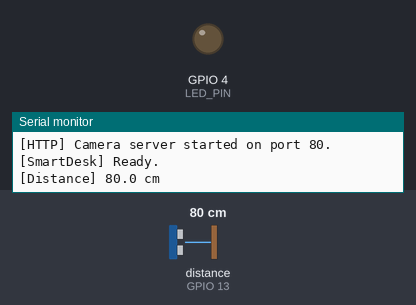
This sketch was run on a simulated ESP32. On the bench: output pins drawn as LEDs (lit = HIGH), the last lines printed to the serial monitor. Wiring (inferred from the names in the program): ultrasonic range finder: trigger GPIO 12; echo GPIO 13. Inputs (shaded band) come from the test bench; at power-on: distance to the obstacle (sensor on GPIO 13) 80 cm. The echo pulse lasts 58.3 µs per cm; WiFi joins after 1.5 s; servers stay silent unless stated; uploads are accepted with an empty reply; the camera gives no picture; pins used as bus, display or sensor lines are not drawn.

Above: at 3.4 s.
At 5.16 s:
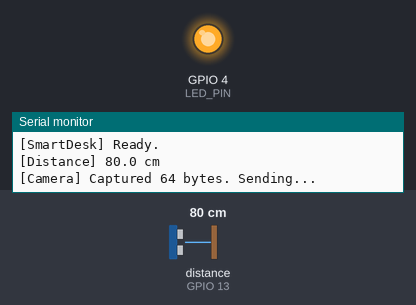
Timing chart, 0 to 8.3 s (numbered marks = the images above):
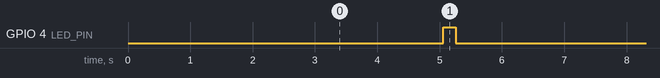

Measured:
- by itself, GPIO 4 (LED_PIN): alternates HIGH for 0.20 s and LOW for 4.8 s

The sketch:

smart_desk_esp32.ino
```cpp
/*
 * SmartDesk ESP32-CAM Firmware
 * =============================
 * Hardware:
 *   - ESP32-CAM (AI-Thinker module)
 *   - HC-SR04 Ultrasonic Sensor
 *     TRIG → GPIO 12
 *     ECHO → GPIO 13
 *   - Optional: Buzzer → GPIO 14
 *   - Optional: LED   → GPIO 4 (built-in flash LED)
 *
 * ONLY change: WIFI_SSID, WIFI_PASSWORD, API_BASE_URL, USER_ID
 */

#include "esp_camera.h"
#include <WiFi.h>
#include <HTTPClient.h>
#include <ArduinoJson.h>
#include <WebServer.h>
#include <ESPmDNS.h>

// ─── USER CONFIGURATION ─────────────────────────────────────
const char* WIFI_SSID      = "YOUR_WIFI_SSID";
const char* WIFI_PASSWORD  = "YOUR_WIFI_PASSWORD";
const char* API_BASE_URL   = "https://your-backend.onrender.com"; // No trailing slash
const char* USER_ID        = "your-supabase-user-uuid";
const char* DEVICE_HOSTNAME = "smartdesk-cam";
// ─────────────────────────────────────────────────────────────

// Pin definitions
#define TRIG_PIN       12
#define ECHO_PIN       13
#define BUZZER_PIN     14
#define LED_PIN         4   // Flash LED (active HIGH)
#define HAS_BUZZER     false  // Set true if buzzer is wired

// Timing
#define IMAGE_INTERVAL_MS    5000
#define DISTANCE_INTERVAL_MS 3000
#define RECONNECT_INTERVAL_MS 10000

// Camera config (AI-Thinker ESP32-CAM)
#define PWDN_GPIO_NUM     32
#define RESET_GPIO_NUM    -1
#define XCLK_GPIO_NUM      0
#define SIOD_GPIO_NUM     26
#define SIOC_GPIO_NUM     27
#define Y9_GPIO_NUM       35
#define Y8_GPIO_NUM       34
#define Y7_GPIO_NUM       39
#define Y6_GPIO_NUM       36
#define Y5_GPIO_NUM       21
#define Y4_GPIO_NUM       19
#define Y3_GPIO_NUM       18
#define Y2_GPIO_NUM        5
#define VSYNC_GPIO_NUM    25
#define HREF_GPIO_NUM     23
#define PCLK_GPIO_NUM     22

unsigned long lastImageTime    = 0;
unsigned long lastDistanceTime = 0;
unsigned long lastReconnect    = 0;

bool cameraReady = false;
bool httpServerStarted = false;
bool mdnsStarted = false;
WebServer server(80);

void ensureNetworkServices();
void handleRoot();
void handleHealth();
void handleCapture();

// ─── SETUP ───────────────────────────────────────────────────
void setup() {
  Serial.begin(115200);
  Serial.println("\n[SmartDesk] Booting...");

  pinMode(TRIG_PIN, OUTPUT);
  pinMode(ECHO_PIN, INPUT);
  if (HAS_BUZZER) pinMode(BUZZER_PIN, OUTPUT);
  pinMode(LED_PIN, OUTPUT);
  digitalWrite(LED_PIN, LOW);

  initCamera();
  connectWiFi();
  ensureNetworkServices();

  Serial.println("[SmartDesk] Ready.");
}

// ─── LOOP ────────────────────────────────────────────────────
void loop() {
  if (WiFi.status() != WL_CONNECTED) {
    mdnsStarted = false;
    unsigned long now = millis();
    if (now - lastReconnect > RECONNECT_INTERVAL_MS) {
      lastReconnect = now;
      Serial.println("[WiFi] Reconnecting...");
      WiFi.reconnect();
      delay(5000);
    }
    return;
  }

  ensureNetworkServices();
  server.handleClient();

  unsigned long now = millis();

  if (now - lastDistanceTime >= DISTANCE_INTERVAL_MS) {
    lastDistanceTime = now;
    float dist = measureDistance();
    if (dist > 0) {
      Serial.printf("[Distance] %.1f cm\n", dist);
      sendDistance(dist);
      if (dist < 20 && HAS_BUZZER) {
        beepBuzzer(3, 100);
      } else if (dist < 40 && HAS_BUZZER) {
        beepBuzzer(1, 200);
      }
    }
  }

  if (now - lastImageTime >= IMAGE_INTERVAL_MS) {
    lastImageTime = now;
    if (cameraReady) {
      captureAndSend();
    }
  }
}

// ─── WIFI ────────────────────────────────────────────────────
void connectWiFi() {
  Serial.printf("[WiFi] Connecting to %s", WIFI_SSID);
  WiFi.mode(WIFI_STA);
  WiFi.begin(WIFI_SSID, WIFI_PASSWORD);
  int retries = 0;
  while (WiFi.status() != WL_CONNECTED && retries < 30) {
    delay(500);
    Serial.print(".");
    retries++;
  }
  if (WiFi.status() == WL_CONNECTED) {
    Serial.printf("\n[WiFi] Connected. IP: %s\n", WiFi.localIP().toString().c_str());
  } else {
    Serial.println("\n[WiFi] Failed to connect. Will retry in loop.");
  }
}

void ensureNetworkServices() {
  if (WiFi.status() != WL_CONNECTED) {
    return;
  }

  if (!mdnsStarted && MDNS.begin(DEVICE_HOSTNAME)) {
    MDNS.addService("http", "tcp", 80);
    Serial.printf("[mDNS] Hostname: http://%s.local\n", DEVICE_HOSTNAME);
    mdnsStarted = true;
  } else if (!mdnsStarted) {
    Serial.println("[mDNS] Failed to start.");
  }

  if (!httpServerStarted) {
    server.on("/", HTTP_GET, handleRoot);
    server.on("/capture", HTTP_GET, handleCapture);
    server.on("/health", HTTP_GET, handleHealth);
    server.begin();

    httpServerStarted = true;
    Serial.println("[HTTP] Camera server started on port 80.");
  }
}

void handleRoot() {
  String html =
    "<!doctype html><html><head><meta charset='utf-8'>"
    "<title>SmartDesk ESP32-CAM</title></head><body>"
    "<h2>SmartDesk ESP32-CAM</h2>"
    "<p>Snapshot endpoint: <a href='/capture'>/capture</a></p>"
    "<img src='/capture' style='max-width:100%;height:auto;border-radius:12px' />"
    "</body></html>";
  server.send(200, "text/html", html);
}

void handleHealth() {
  server.send(200, "application/json", "{\"status\":\"ok\"}");
}

void handleCapture() {
  if (!cameraReady) {
    server.send(503, "text/plain", "Camera not ready");
    return;
  }

  camera_fb_t* fb = esp_camera_fb_get();
  if (!fb) {
    server.send(500, "text/plain", "Capture failed");
    return;
  }

  server.sendHeader("Access-Control-Allow-Origin", "*");
  server.sendHeader("Cache-Control", "no-store, no-cache, must-revalidate, max-age=0");
  server.setContentLength(fb->len);
  server.send(200, "image/jpeg", "");
  WiFiClient client = server.client();
  client.write(fb->buf, fb->len);
  esp_camera_fb_return(fb);
}

// ─── CAMERA ──────────────────────────────────────────────────
void initCamera() {
  camera_config_t config;
  config.ledc_channel = LEDC_CHANNEL_0;
  config.ledc_timer   = LEDC_TIMER_0;
  config.pin_d0       = Y2_GPIO_NUM;
  config.pin_d1       = Y3_GPIO_NUM;
  config.pin_d2       = Y4_GPIO_NUM;
  config.pin_d3       = Y5_GPIO_NUM;
  config.pin_d4       = Y6_GPIO_NUM;
  config.pin_d5       = Y7_GPIO_NUM;
  config.pin_d6       = Y8_GPIO_NUM;
  config.pin_d7       = Y9_GPIO_NUM;
  config.pin_xclk     = XCLK_GPIO_NUM;
  config.pin_pclk     = PCLK_GPIO_NUM;
  config.pin_vsync    = VSYNC_GPIO_NUM;
  config.pin_href     = HREF_GPIO_NUM;
  config.pin_sscb_sda = SIOD_GPIO_NUM;
  config.pin_sscb_scl = SIOC_GPIO_NUM;
  config.pin_pwdn     = PWDN_GPIO_NUM;
  config.pin_reset    = RESET_GPIO_NUM;
  config.xclk_freq_hz = 20000000;
  config.pixel_format = PIXFORMAT_JPEG;
  config.frame_size   = FRAMESIZE_QVGA;  // 320x240 — good balance
  config.jpeg_quality = 12;
  config.fb_count     = 1;

  esp_err_t err = esp_camera_init(&config);
  if (err != ESP_OK) {
    Serial.printf("[Camera] Init failed: 0x%x\n", err);
    cameraReady = false;
    return;
  }

  sensor_t* s = esp_camera_sensor_get();
  if (s) {
    s->set_brightness(s, 1);
    s->set_contrast(s, 1);
    s->set_saturation(s, 0);
    s->set_whitebal(s, 1);
    s->set_awb_gain(s, 1);
    s->set_exposure_ctrl(s, 1);
    s->set_aec2(s, 1);
  }

  cameraReady = true;
  Serial.println("[Camera] Initialized OK.");
}

// ─── CAPTURE & SEND IMAGE ────────────────────────────────────
void captureAndSend() {
  camera_fb_t* fb = esp_camera_fb_get();
  if (!fb) {
    Serial.println("[Camera] Capture failed.");
    return;
  }

  Serial.printf("[Camera] Captured %d bytes. Sending...\n", fb->len);

  // Flash LED briefly during send
  digitalWrite(LED_PIN, HIGH);

  HTTPClient http;
  String url = String(API_BASE_URL) + "/posture/analyze";
  http.begin(url);
  http.setTimeout(15000);

  // Build multipart form manually
  String boundary = "----ESP32Boundary";
  String bodyStart =
    "--" + boundary + "\r\n"
    "Content-Disposition: form-data; name=\"user_id\"\r\n\r\n" +
    String(USER_ID) + "\r\n" +
    "--" + boundary + "\r\n"
    "Content-Disposition: form-data; name=\"image\"; filename=\"frame.jpg\"\r\n"
    "Content-Type: image/jpeg\r\n\r\n";
  String bodyEnd = "\r\n--" + boundary + "--\r\n";

  http.addHeader("Content-Type", "multipart/form-data; boundary=" + boundary);

  int totalLen = bodyStart.length() + fb->len + bodyEnd.length();
  http.addHeader("Content-Length", String(totalLen));

  // Custom streaming send
  WiFiClient* stream = http.getStreamPtr();
  if (stream) {
    stream->print(bodyStart);
    stream->write(fb->buf, fb->len);
    stream->print(bodyEnd);
  }

  int httpCode = http.POST((uint8_t*)NULL, 0);

  if (httpCode == 200) {
    String resp = http.getString();
    DynamicJsonDocument doc(512);
    if (deserializeJson(doc, resp) == DeserializationError::Ok) {
      const char* posture = doc["posture"];
      bool warning = doc["warning"];
      Serial.printf("[Posture] Result: %s | Warning: %s\n", posture, warning ? "YES" : "no");
      if (warning && HAS_BUZZER) {
        beepBuzzer(2, 150);
      }
    }
  } else {
    Serial.printf("[Posture] HTTP error: %d\n", httpCode);
  }

  digitalWrite(LED_PIN, LOW);
  http.end();
  esp_camera_fb_return(fb);
}

// ─── DISTANCE SENSOR ─────────────────────────────────────────
float measureDistance() {
  digitalWrite(TRIG_PIN, LOW);
  delayMicroseconds(2);
  digitalWrite(TRIG_PIN, HIGH);
  delayMicroseconds(10);
  digitalWrite(TRIG_PIN, LOW);

  long duration = pulseIn(ECHO_PIN, HIGH, 30000); // 30ms timeout
  if (duration == 0) return -1.0;

  float distance = duration * 0.0343 / 2.0;
  if (distance > 400 || distance < 2) return -1.0; // Out of sensor range

  return distance;
}

void sendDistance(float distanceCm) {
  HTTPClient http;
  String url = String(API_BASE_URL) + "/distance/log";
  http.begin(url);
  http.setTimeout(8000);
  http.addHeader("Content-Type", "application/json");

  DynamicJsonDocument doc(128);
  doc["user_id"]     = USER_ID;
  doc["distance_cm"] = distanceCm;

  String body;
  serializeJson(doc, body);

  int httpCode = http.POST(body);
  if (httpCode == 200) {
    String resp = http.getString();
    DynamicJsonDocument rDoc(256);
    if (deserializeJson(rDoc, resp) == DeserializationError::Ok) {
      bool safe = rDoc["is_safe"];
      Serial.printf("[Distance] API: %.1f cm — %s\n", distanceCm, safe ? "SAFE" : "WARNING");
    }
  } else {
    Serial.printf("[Distance] HTTP error: %d\n", httpCode);
  }
  http.end();
}

// ─── BUZZER ──────────────────────────────────────────────────
void beepBuzzer(int times, int durationMs) {
  if (!HAS_BUZZER) return;
  for (int i = 0; i < times; i++) {
    digitalWrite(BUZZER_PIN, HIGH);
    delay(durationMs);
    digitalWrite(BUZZER_PIN, LOW);
    if (i < times - 1) delay(100);
  }
}
```
